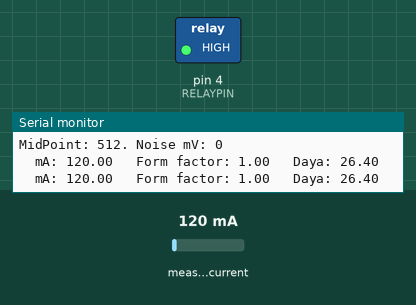
Bench run of a sketch on a simulated Arduino Uno, built with avr-gcc and run on an emulated ATmega328P. On the bench: switched loads named in the sketch (green lamp = pin HIGH), the last lines printed to the serial monitor. The test bench sets the inputs (shaded band); at power-on: measured current 120 mA.

Above: at 1.2 s.
1.3 s: measured current set to 209 mA
3.2 s: measured current set to 248 mA
At 4.7 s:
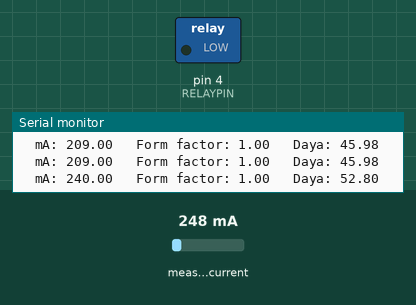
Timing chart, 0 to 6.2 s (numbered marks = the images above; inputs shaded):
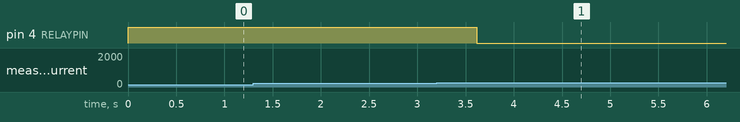

Measured:
- the behaviour switches between 227 and 228 mA on measured current (found by bisection; images 0 and 1)
- after the input at 3.2 s, pin 4 (RELAYPIN): HIGH → LOW after 0.41 s

The sketch:

PembatasArusV1.ino
```cpp
//
//    FILE: ACS712_20_AC.ino
//  AUTHOR: Rob Tillaart
// PURPOSE: demo
//    DATE: 2020-03-18


#include "ACS712.h"
#define RELAYPIN 4

float KoreksiBebanNol =0;
int kejadian = 0;
bool loopberikutnya = false;

// Arduino UNO has 5.0 volt with a max ADC value of 1023 steps
// ACS712 5A  uses 185 mV per A
// ACS712 20A uses 100 mV per A
// ACS712 30A uses  66 mV per A


ACS712  ACS(A0, 5.0, 1023, 185);
// ESP 32 example (requires resistors to step down the logic voltage)
// ACS712  ACS(25, 5.0, 4095, 185);


void setup()
{
  Serial.begin(115200);
  Serial.println(__FILE__);
  pinMode(RELAYPIN,OUTPUT);
  digitalWrite(RELAYPIN,1);
  ACS.autoMidPoint();
  Serial.print("MidPoint: ");
  Serial.print(ACS.getMidPoint());
  Serial.print(". Noise mV: ");
  Serial.println(ACS.getNoisemV());
}


void loop()
{
  int mA = 0;
  for (int i =0;i<20;++i){
     mA += ACS.mA_AC();
  }
  float arus = mA/20;
  //int NilaiA0 = analogRead(A0);
  float FaktorDaya = ACS.getFormFactor();
  float daya = 220 * arus * FaktorDaya / 1000;
  //Serial.print("\tA0: ");
  //Serial.print(NilaiA0);
  Serial.print("\tmA: ");
  Serial.print(arus);
  Serial.print("\t Form factor: ");
  Serial.print(FaktorDaya);
  Serial.print("\t Daya: ");
  Serial.println(daya);
  delay(100);
  if ((daya > 50) && (loopberikutnya)){
    digitalWrite(RELAYPIN,0);
    ++kejadian;
    if (kejadian < 3){
      delay(10000);
      digitalWrite(RELAYPIN,1);
    } else {
      while (1) {
        delay(100);
        Serial.println("Wait for RESET");
      }
    }
  }
  loopberikutnya = true;

}


// -- END OF FILE --
```
